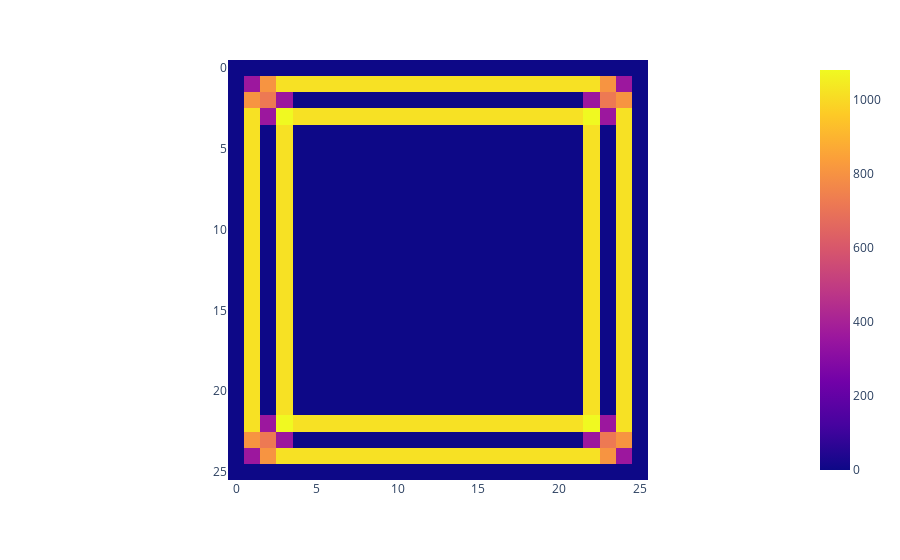

The notebook cell saved with this chart:
### Code cell
px.imshow(gradient_magnitude)

### Figure 1 — Plotly figure (JSON) as saved in the notebook; plotly's stock layout.template omitted (floating-point values rounded to 4 significant figures; data arrays with more than 128 entries replaced by an {"elided": "..."} marker saying what was removed)
{"data": [{"coloraxis": "coloraxis", "hovertemplate": "x: %{x}<br>y: %{y}<br>color: %{z}<extra></extra>", "type": "heatmap", "z": {"elided": "26x26 float values"}}], "layout": {"coloraxis": {"colorscale": [[0, "#0d0887"], [0.1111, "#46039f"], [0.2222, "#7201a8"], [0.3333, "#9c179e"], [0.4444, "#bd3786"], [0.5556, "#d8576b"], [0.6667, "#ed7953"], [0.7778, "#fb9f3a"], [0.8889, "#fdca26"], [1, "#f0f921"]]}, "margin": {"t": 60}, "xaxis": {"constrain": "domain", "scaleanchor": "y"}, "yaxis": {"autorange": "reversed", "constrain": "domain"}}}
